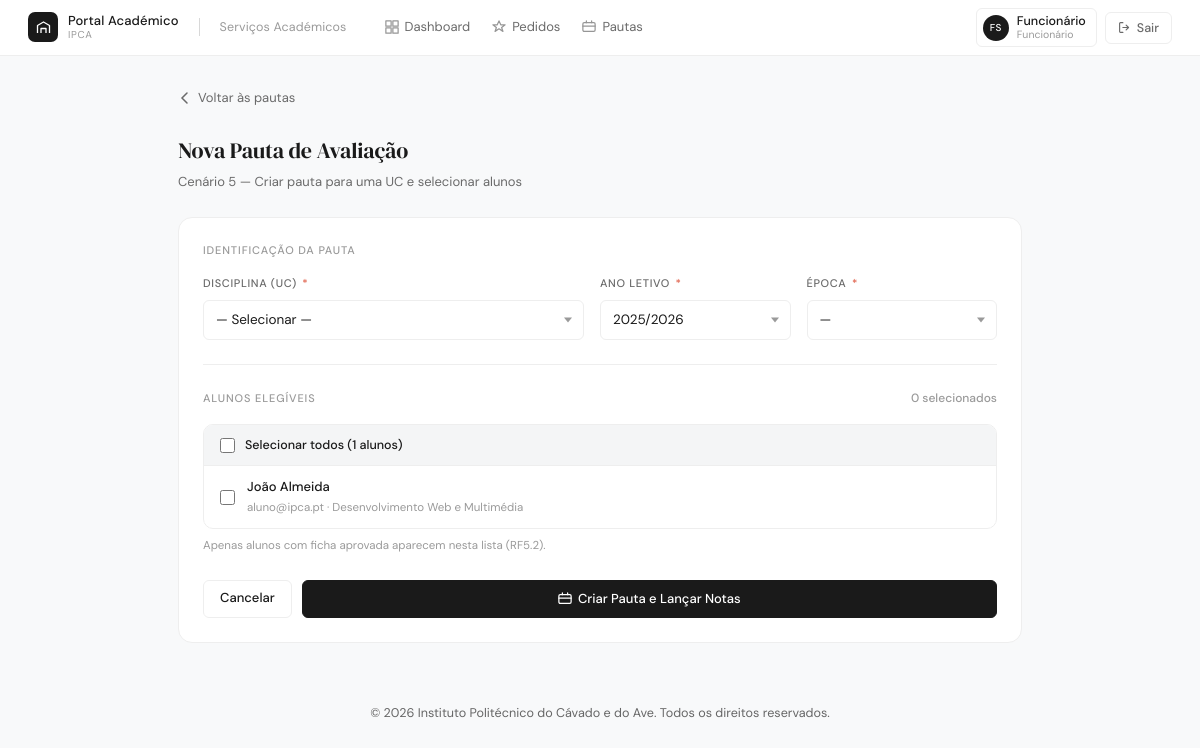
Page /servicos-academicos/criar-pauta.php (signed in) on the committed database.
### tables this page shows
CREATE TABLE `alunos` (
  `id` int(11) NOT NULL,
  `morada` varchar(255) DEFAULT NULL,
  `data_nascimento` date DEFAULT NULL,
  `telefone` varchar(20) DEFAULT NULL,
  `foto` varchar(255) DEFAULT NULL,
  `curso_id` int(11) DEFAULT NULL,
  `estado` enum('Rascunho','Submetida','Aprovada','Rejeitada') DEFAULT 'Rascunho',
  `observacoes_validacao` text DEFAULT NULL,
  `validado_por` int(11) DEFAULT NULL,
  `data_validacao` datetime DEFAULT NULL
);

CREATE TABLE `utilizadores` (
  `id` int(11) NOT NULL,
  `nome` varchar(100) DEFAULT NULL,
  `email` varchar(100) DEFAULT NULL,
  `password` varchar(255) DEFAULT NULL,
  `perfil_id` int(11) DEFAULT NULL,
  `created_at` timestamp NOT NULL DEFAULT current_timestamp()
);

CREATE TABLE `cursos` (
  `id` int(11) NOT NULL,
  `nome` varchar(100) NOT NULL,
  `sigla` varchar(20) DEFAULT NULL,
  `horario_pdf` varchar(255) DEFAULT NULL
);

### servicos-academicos/criar-pauta.php (the view, shortened to what this page needs)
<?php
require_once '../config/db.php';
$mes = (int)date('n');
$ano = (int)date('Y');
$ano_letivo_atual = ($mes >= 9) ? "$ano/" . ($ano+1) : ($ano-1) . "/$ano";
$alunos_eleg = $pdo->query("
    SELECT DISTINCT a.id, u.nome, u.email, c.nome AS curso_nome
    FROM alunos a
    JOIN utilizadores u ON u.id = a.id
    LEFT JOIN cursos c ON c.id = a.curso_id
    WHERE a.estado = 'Aprovada'
    ORDER BY u.nome ASC
")->fetchAll(PDO::FETCH_ASSOC);
include '../includes/header.php';
?>
<div class="page-body">
    <a href="pautas.php" class="back-link">
        <svg viewBox="0 0 14 14" fill="none" stroke="currentColor" stroke-width="1.5" stroke-linecap="round"><path d="M9 2L4 7l5 5"/></svg>
        Voltar às pautas
    </a>
    <div class="page-hd">
        <h1>Nova Pauta de Avaliação</h1>
        <p>Cenário 5 — Criar pauta para uma UC e selecionar alunos</p>
    </div>
    <div class="card">
        <div class="card-body">
            <form method="POST" id="pautaForm">
                <div class="form-section">
                    <div class="form-section-title">Identificação da Pauta</div>
                    <div class="form-grid-3">
                        <div class="form-group" style="margin-bottom:0;">
                            <label class="form-label" for="disciplina_id">Disciplina (UC) <span class="req">*</span></label>
                            <div class="select-wrap">
                                <select name="disciplina_id" id="disciplina_id" class="form-control" required>
                                    <option value="">— Selecionar —</option>
                                </select>
                            </div>
                        </div>
                        <div class="form-group" style="margin-bottom:0;">
                            <label class="form-label" for="ano_letivo">Ano Letivo <span class="req">*</span></label>
                            <div class="select-wrap">
                                <select name="ano_letivo" id="ano_letivo" class="form-control" required>
                                    <?php
                                    $ano_b = (int)date('n') >= 9 ? (int)date('Y') : (int)date('Y')-1;
                                    for ($i = -1; $i <= 1; $i++) {
                                        $al = ($ano_b+$i) . '/' . ($ano_b+$i+1);
                                        $sel = $al === $ano_letivo_atual ? 'selected' : '';
                                        echo "<option value=\"{$al}\" {$sel}>{$al}</option>";
                                    }
                                    ?>
                                </select>
                            </div>
                        </div>
                        <div class="form-group" style="margin-bottom:0;">
                            <label class="form-label" for="epoca">Época <span class="req">*</span></label>
                            <div class="select-wrap">
                                <select name="epoca" id="epoca" class="form-control" required>
                                    <option value="">—</option>
                                </select>
                            </div>
                        </div>
                    </div>
                </div>
                <div class="form-section" style="border-bottom:none;margin-bottom:0;padding-bottom:0;">
                    <div class="form-section-title" style="display:flex;align-items:center;justify-content:space-between;">
                        <span>Alunos Elegíveis</span>
                        <span id="countSel" style="font-size:12px;color:var(--text-faint);text-transform:none;letter-spacing:0;">0 selecionados</span>
                    </div>
                    <?php if (empty($alunos_eleg)): ?>
                        <div class="alert alert-warning">
                            Não existem alunos com ficha aprovada. Os alunos precisam de ter a ficha aprovada pelo Gestor Pedagógico para aparecerem aqui.
                        </div>
                    <?php else: ?>
                        <div class="alunos-list">
                            <div class="select-all-bar">
                                <input type="checkbox" id="selectAll" onchange="toggleAll(this)" style="width:15px;height:15px;accent-color:var(--green);cursor:pointer;">
                                <label for="selectAll" style="cursor:pointer;font-weight:500;">Selecionar todos (<?= count($alunos_eleg) ?> alunos)</label>
                            </div>
                            <?php foreach ($alunos_eleg as $al): ?>
                            <label class="aluno-item">
                                <input type="checkbox" name="alunos[]" value="<?= (int)$al['id'] ?>"
                                       class="aluno-check"
                                       onchange="updateCount()"
                                       <?= (isset($_POST['alunos']) && in_array($al['id'], $_POST['alunos'])) ? 'checked' : '' ?>>
                                <div>
                                    <div class="aluno-name"><?= htmlspecialchars($al['nome']) ?></div>
                                    <div class="aluno-meta"><?= htmlspecialchars($al['email']) ?> · <?= htmlspecialchars($al['curso_nome'] ?? '—') ?></div>
                                </div>
                            </label>
                            <?php endforeach; ?>
                        </div>
                        <div class="form-hint" style="margin-top:8px;">
                            Apenas alunos com ficha aprovada aparecem nesta lista (RF5.2).
                        </div>
                    <?php endif; ?>
                </div>
                <div class="btn-row">
                    <a href="pautas.php" class="btn" style="text-decoration:none;flex:0;white-space:nowrap;">Cancelar</a>
                    <button type="submit" class="btn btn-primary" style="flex:1;" onclick="return validarPauta()">
                        <svg viewBox="0 0 16 16" fill="none" stroke="currentColor" stroke-width="1.4" stroke-linecap="round"><rect x="1" y="3" width="14" height="10" rx="1.5"/><path d="M5 3V1M11 3V1M1 7h14"/></svg>
                        Criar Pauta e Lançar Notas
                    </button>
                </div>
            </form>
        </div>
    </div>
</div>
<?php include '../includes/footer.php'; ?>

### includes/header.php (style rules this page uses)
*, *::before, *::after { box-sizing: border-box; margin: 0; padding: 0; }
:root { --green: #007a33; --green-mid: #005a26; --green-pale: #e8f5ed; --green-soft: #c8e6d1; --white: #ffffff; --off-white: #F8F9FA; --gray-50: #F4F5F6; --gray-100: #EEEEEE; --gray-200: #D8D8D8; --gray-400: #9A9A9A; --gray-600: #5A5A5A; --black: #1A1A1A; --text-main: #1A1A1A; --text-muted: #6A6A6A; --text-faint: #9A9A9A; --border: 1px solid #EEEEEE; --radius-sm: 6px; --radius-md: 10px; --radius-lg: 14px; --shadow-xs: 0 1px 3px rgba(0,0,0,0.04); --header-h: 56px; --ipca-green: #007a33; --ipca-green-light: #00a34a; --ipca-green-hover: #005f27; --ipca-blue: #1A1A1A; --bg-light: #F8F9FA; --card-bg: #ffffff; --text-dark: #1A1A1A; --text-muted-old: #6A6A6A; --success-bg: #e8f5ed; --success-text: #005a26; --danger-bg: #FEF0EF; --danger-text: #9B2B20; --shadow-refined: 0 1px 3px rgba(0,0,0,0.04); }
html { font-size: 14px; }
body { font-family: 'DM Sans', system-ui, sans-serif; background: var(--off-white); color: var(--text-main); line-height: 1.6; -webkit-font-smoothing: antialiased; }
a { color: inherit; text-decoration: none; }
button { cursor: pointer; font-family: inherit; }
.card { background: var(--white); border: var(--border); border-radius: var(--radius-lg); overflow: hidden; }
.card-padding, .card-body { padding: 24px; }
.btn { display: inline-flex; align-items: center; justify-content: center; gap: 6px; height: 38px; padding: 0 16px; border-radius: var(--radius-sm); font-family: 'DM Sans', sans-serif; font-size: 13px; font-weight: 500; border: var(--border); background: var(--white); color: var(--black); cursor: pointer; transition: all 0.15s; text-decoration: none; white-space: nowrap; }
.btn-primary { background: var(--black); color: white; border-color: var(--black); }
.btn svg { width: 14px; height: 14px; flex-shrink: 0; }
.form-group { margin-bottom: 16px; }
.form-label { display: block; font-size: 11px; font-weight: 500; text-transform: uppercase; letter-spacing: 0.06em; color: var(--text-muted); margin-bottom: 7px; }
.form-label .req { color: #E0604A; margin-left: 2px; }
.form-control { width: 100%; height: 40px; padding: 0 12px; border: var(--border); border-radius: var(--radius-sm); font-family: 'DM Sans', sans-serif; font-size: 13.5px; color: var(--black); background: var(--white); transition: border-color 0.15s, box-shadow 0.15s; outline: none; appearance: none; -webkit-appearance: none; }
.form-hint { font-size: 11.5px; color: var(--gray-400); margin-top: 5px; }
.select-wrap { position: relative; }
.select-wrap::after { content: ''; position: absolute; right: 12px; top: 50%; transform: translateY(-50%); width: 0; height: 0; border-left: 4px solid transparent; border-right: 4px solid transparent; border-top: 5px solid var(--gray-400); pointer-events: none; }

### servicos-academicos/criar-pauta.php (style rules this page uses)
.page-body { padding:32px 28px; max-width:900px; margin:0 auto; }
.back-link { display:inline-flex; align-items:center; gap:6px; font-size:13px; color:var(--text-muted); margin-bottom:24px; transition:color .15s; }
.back-link svg { width:14px; height:14px; }
.page-hd { margin-bottom:24px; }
.page-hd h1 { font-size:22px; font-family:'DM Serif Display',serif; font-weight:400; color:var(--black); letter-spacing:-.01em; }
.page-hd p { font-size:13px; color:var(--text-muted); margin-top:4px; }
.form-section { margin-bottom:24px; padding-bottom:24px; border-bottom:var(--border); }
.form-section-title { font-size:11px; font-weight:500; text-transform:uppercase; letter-spacing:.08em; color:var(--text-faint); margin-bottom:16px; }
.form-grid-3 { display:grid; grid-template-columns:2fr 1fr 1fr; gap:16px; }
.alunos-list { border:var(--border); border-radius:var(--radius-md); overflow:hidden; max-height:340px; overflow-y:auto; }
.aluno-item { display:flex; align-items:center; gap:12px; padding:11px 16px; border-bottom:var(--border); cursor:pointer; transition:background .15s; }
.aluno-item:last-child { border-bottom:none; }
.aluno-item input[type=checkbox] { width:15px; height:15px; accent-color:var(--green); flex-shrink:0; cursor:pointer; }
.aluno-name { font-size:13px; font-weight:500; color:var(--black); }
.aluno-meta { font-size:11.5px; color:var(--text-faint); margin-top:1px; }
.select-all-bar { display:flex; align-items:center; gap:10px; padding:10px 16px; background:var(--gray-50); border-bottom:var(--border); font-size:12.5px; }
.btn-row { display:flex; gap:10px; margin-top:24px; }

### rows in the picture
alunos: id.nome "João Almeida", id.email "aluno@ipca.pt", curso.nome "Desenvolvimento Web e Multimédia"

### other values in the picture
$sectionLabel "Serviços Académicos"
$link['label'] "Dashboard"
$link['label'] "Pedidos"
$link['label'] "Pautas"
$iniciais "FS"
explode(' ', $nome_sessao)[0] "Funcionário"
$perfil ?: 'Portal' "Funcionário"
count($alunos_eleg) "1"
form field ano_letivo "2025/2026"
